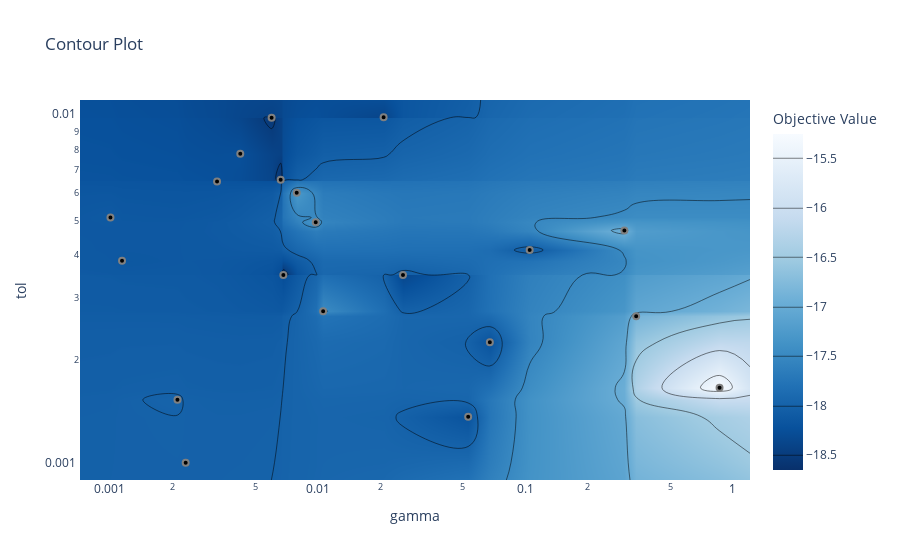

Notebook code for this chart:
### Code cell
# plot the surface
optuna.visualization.plot_contour(study, params=['gamma', 'tol'])

### Figure 1 — Plotly figure (JSON) as saved in the notebook; plotly's stock layout.template omitted (floating-point values rounded to 4 significant figures; data arrays with more than 128 entries replaced by an {"elided": "..."} marker saying what was removed)
{"data": [{"colorbar": {"title": {"text": "Objective Value"}}, "colorscale": [[0, "rgb(247,251,255)"], [0.125, "rgb(222,235,247)"], [0.25, "rgb(198,219,239)"], [0.375, "rgb(158,202,225)"], [0.5, "rgb(107,174,214)"], [0.625, "rgb(66,146,198)"], [0.75, "rgb(33,113,181)"], [0.875, "rgb(8,81,156)"], [1, "rgb(8,48,107)"]], "connectgaps": true, "contours": {"coloring": "heatmap"}, "hoverinfo": "none", "line": {"smoothing": 1.3}, "reversescale": true, "type": "contour", "x": [0.0007174, 0.001006, 0.001143, 0.002114, 0.002316, 0.00328, 0.004242, 0.006006, 0.006641, 0.006841, 0.007932, 0.009796, 0.01063, 0.0208, 0.02578, 0.05312, 0.06754, 0.1051, 0.3003, 0.3422, 0.8627, 1.209], "y": [0.0009019, 0.001011, 0.00137, 0.001532, 0.001658, 0.002239, 0.002658, 0.002748, 0.003491, 0.003495, 0.003835, 0.004119, 0.004685, 0.004948, 0.005107, 0.006012, 0.006482, 0.00655, 0.007786, 0.009874, 0.009899, 0.0111], "z": {"elided": "22x22 float values"}}, {"marker": {"color": "black", "line": {"color": "Gray", "width": 2}}, "mode": "markers", "name": "Feasible Trial", "showlegend": false, "type": "scatter", "x": [0.006841, 0.3422, 0.002316, 0.3003, 0.05312, 0.004242, 0.002114, 0.8627, 0.00328, 0.006641, 0.02578, 0.0208, 0.009796, 0.01063, 0.001143, 0.06754, 0.007932, 0.006006, 0.001006, 0.1051], "y": [0.003495, 0.002658, 0.001011, 0.004685, 0.00137, 0.007786, 0.001532, 0.001658, 0.006482, 0.00655, 0.003491, 0.009899, 0.004948, 0.002748, 0.003835, 0.002239, 0.006012, 0.009874, 0.005107, 0.004119]}, {"marker": {"color": "#cccccc", "line": {"color": "Gray", "width": 2}}, "mode": "markers", "name": "Infeasible Trial", "showlegend": false, "type": "scatter", "x": [], "y": []}], "layout": {"title": {"text": "Contour Plot"}, "xaxis": {"range": [-3.144, 0.08254], "title": {"text": "gamma"}, "type": "log"}, "yaxis": {"range": [-3.045, -1.955], "title": {"text": "tol"}, "type": "log"}}}
